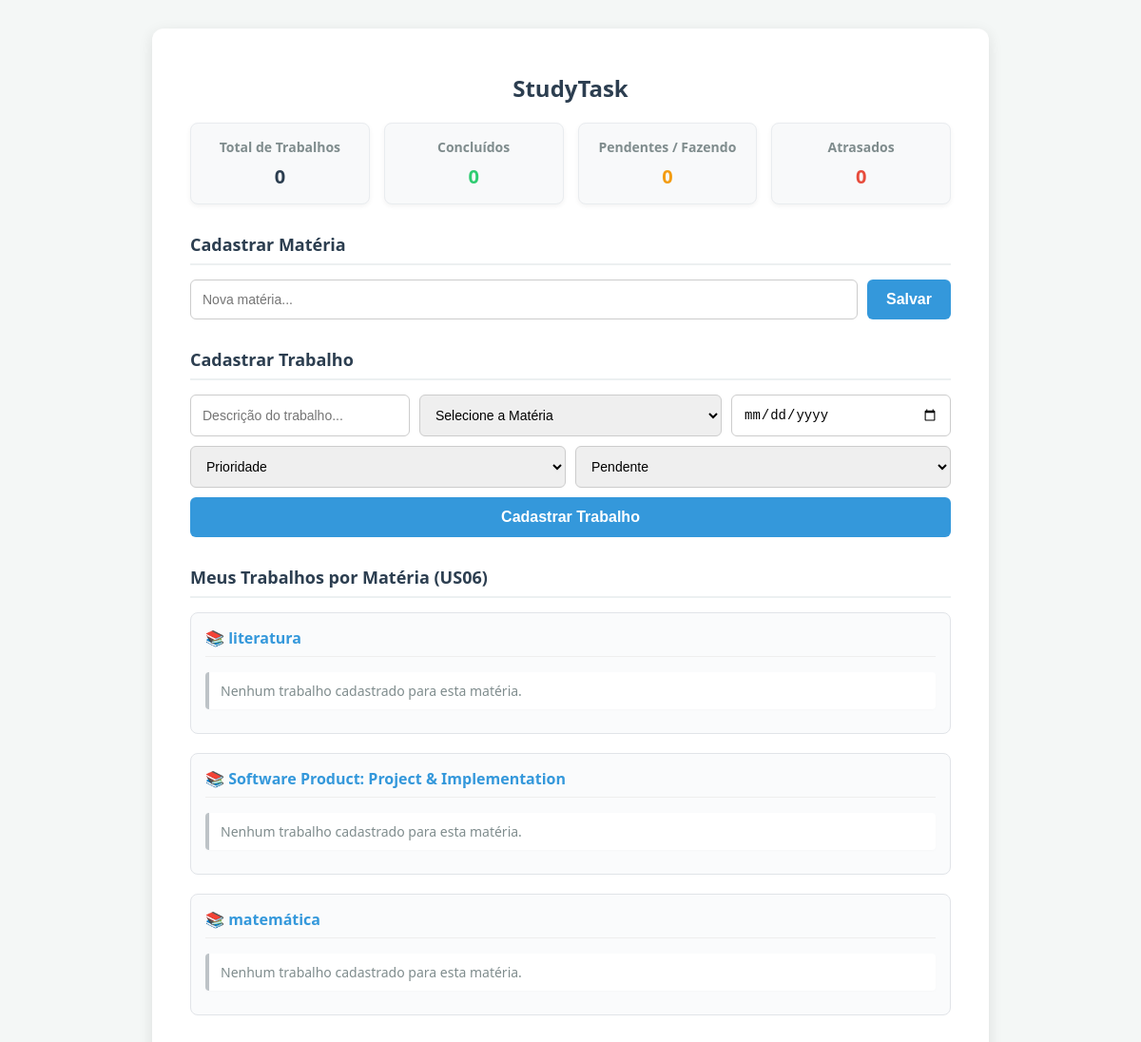
Before: / with the older database file.
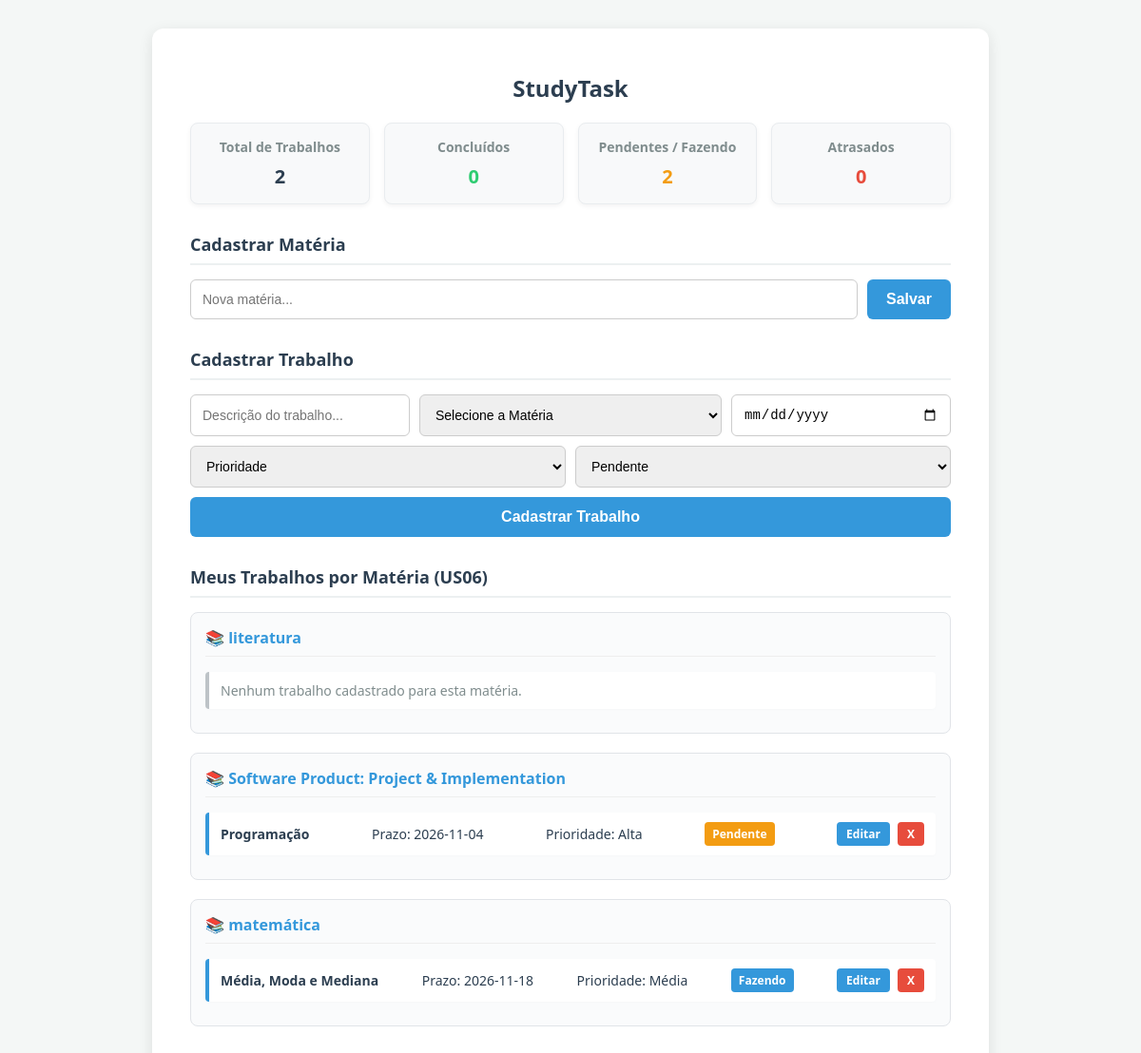
After: the same page with the newer database file.
### tables this page shows
CREATE TABLE materias (
            id INTEGER PRIMARY KEY AUTOINCREMENT,
            nome TEXT NOT NULL
        );

CREATE TABLE trabalhos (
            id INTEGER PRIMARY KEY AUTOINCREMENT,
            descricao TEXT NOT NULL,
            materia_id INTEGER NOT NULL,
            prazo TEXT NOT NULL,
            prioridade TEXT NOT NULL,
            status TEXT NOT NULL,
            ativo INTEGER DEFAULT 1,
            FOREIGN KEY (materia_id) REFERENCES materias (id)
        );

### controller/rotas.py (the view, shortened to what this page needs)
@materia_bp.route('/', methods=['GET', 'POST'])
def home():
    materias_salvas = buscar_materias()
    trabalhos_salvos = buscar_trabalhos()
    total_geral = len(trabalhos_salvos)
    total_concluidos = sum(1 for t in trabalhos_salvos if t[5] == 'Concluído')
    total_pendentes = sum(1 for t in trabalhos_salvos if t[5] in ['Pendente', 'Fazendo'])
    total_atrasados = sum(1 for t in trabalhos_salvos if t[5] == 'Atrasado')
    totais = {
        'geral': total_geral,
        'concluidos': total_concluidos,
        'pendentes': total_pendentes,
        'atrasados': total_atrasados
    }
    return render_template('index.html',
                           materias=materias_salvas,
                           trabalhos=trabalhos_salvos,
                           totais=totais)

### model/materia_model.py (called while the page is built)
def get_conexao():
    return sqlite3.connect('banco.db')

def buscar_materias():
    conexao = get_conexao()
    cursor = conexao.cursor()
    cursor.execute('SELECT * FROM materias')
    resultado = cursor.fetchall()
    conexao.close()
    return resultado

### model/trabalho_model.py (called while the page is built)
def get_conexao():
    return sqlite3.connect('banco.db')

def buscar_trabalhos():
    conexao = get_conexao()
    cursor = conexao.cursor()
    cursor.execute('''
        SELECT t.id, t.descricao, m.nome, t.prazo, t.prioridade, t.status
        FROM trabalhos t
        JOIN materias m ON t.materia_id = m.id
        WHERE t.ativo = 1
    ''')
    resultado = cursor.fetchall()
    conexao.close()
    return resultado

### templates/index.html (shortened to what this page needs)
<!DOCTYPE html>
<html lang="pt-br">
<head>
</head>
<body>
    <div class="container">
        <h1>StudyTask</h1>
        <div class="painel-totais">
            <div class="card-totais">
                <h3>Total de Trabalhos</h3>
                <p>{{ totais.geral }}</p>
            </div>
            <div class="card-totais">
                <h3>Concluídos</h3>
                <p style="color: #2ecc71;">{{ totais.concluidos }}</p>
            </div>
            <div class="card-totais">
                <h3>Pendentes / Fazendo</h3>
                <p style="color: #f39c12;">{{ totais.pendentes }}</p>
            </div>
            <div class="card-totais">
                <h3>Atrasados</h3>
                <p style="color: #e74c3c;">{{ totais.atrasados }}</p>
            </div>
        </div>
        <h2>Cadastrar Matéria</h2>
        <form method="POST" action="/">
            <input type="text" name="nome_materia" placeholder="Nova matéria..." required autocomplete="off">
            <button type="submit" style="flex: 0 1 auto;">Salvar</button>
        </form>
        {% set t = trabalho_edicao %}
        <h2>{% if t %}Editar Trabalho{% else %}Cadastrar Trabalho{% endif %}</h2>
        <form method="POST" action="{% if t %}{{ url_for('materia.editar_trabalho', trabalho_id=t[0]) }}{% else %}/{% endif %}">
            <input type="text" name="descricao_trabalho" placeholder="Descrição do trabalho..." required autocomplete="off" value="{{ t[1] if t else '' }}">
            <select name="materia_id" required>
                <option value="" disabled {% if not t %}selected{% endif %}>Selecione a Matéria</option>
            </select>
            <input type="date" name="prazo" required value="{{ t[3] if t else '' }}">
            <select name="prioridade" required>
                <option value="" disabled {% if not t %}selected{% endif %}>Prioridade</option>
            </select>
            <select name="status" required>
                <option value="Pendente" {% if t and t[5] == 'Pendente' %}selected{% endif %}>Pendente</option>
            </select>
            <button type="submit">{% if t %}Salvar Alterações{% else %}Cadastrar Trabalho{% endif %}</button>
        </form>
        <h2>Meus Trabalhos por Matéria (US06)</h2>
        {% for materia in materias %}
            <div class="bloco-materia">
                <h3>📚 {{ materia[1] }}</h3>
                <ul>
                    {% set ns = namespace(tem_trabalho=false) %}
                    {% for trabalho in trabalhos %}
                        {% if trabalho[2] == materia[1] %}
                            {% set ns.tem_trabalho = true %}
                            <li>
                                <div class="trabalho-info">
                                    <strong>{{ trabalho[1] }}</strong>
                                    <span>Prazo: {{ trabalho[3] }}</span>
                                    <span>Prioridade: {{ trabalho[4] }}</span>
                                    <span class="badge
                                        {% if trabalho[5] == 'Concluído' %}bg-concluido
                                        {% elif trabalho[5] == 'Fazendo' %}bg-fazendo
                                        {% elif trabalho[5] == 'Atrasado' %}bg-atrasado
                                        {% else %}bg-pendente{% endif %}">
                                        {{ trabalho[5] }}
                                    </span>
                                    <div class="acoes">
                                        <a href="{{ url_for('materia.editar_trabalho', trabalho_id=trabalho[0]) }}" class="btn-editar">Editar</a>
                                        <a href="{{ url_for('materia.desativar', trabalho_id=trabalho[0]) }}" class="btn-desativar" onclick="return confirm('Tem certeza que deseja inativar este trabalho?')">X</a>
                                    </div>
                                </div>
                            </li>
                        {% endif %}
                    {% endfor %}
                    {% if not ns.tem_trabalho %}
                        <li style="border-left: 4px solid #bdc3c7; color: #7f8c8d;">Nenhum trabalho cadastrado para esta matéria.</li>
                    {% endif %}
                </ul>
            </div>
        {% else %}
            <p style="color: #7f8c8d; text-align: center;">Nenhuma matéria cadastrada.</p>
        {% endfor %}
    </div>
</body>
</html>

### templates/index.html (style rules this page uses)
body { font-family: 'Segoe UI', Tahoma, Geneva, Verdana, sans-serif; background-color: #f4f7f6; color: #333; display: flex; justify-content: center; padding: 30px 20px; margin: 0; }
.container { background: #ffffff; padding: 30px 40px; border-radius: 12px; box-shadow: 0 4px 15px rgba(0, 0, 0, 0.1); width: 100%; max-width: 800px; }
h1 { text-align: center; font-size: 24px; color: #2c3e50; margin-bottom: 20px; }
.painel-totais { display: grid; grid-template-columns: repeat(auto-fit, minmax(150px, 1fr)); gap: 15px; margin-bottom: 30px; }
.card-totais { background: #f8f9fa; padding: 15px; border-radius: 8px; text-align: center; border: 1px solid #e9ecef; box-shadow: 0 2px 5px rgba(0,0,0,0.05); }
.card-totais h3 { margin: 0; font-size: 14px; color: #7f8c8d; }
.card-totais p { margin: 8px 0 0 0; font-size: 20px; font-weight: bold; color: #2c3e50; }
form { display: flex; flex-wrap: wrap; gap: 10px; margin-bottom: 30px; }
input, select { flex: 1 1 150px; padding: 12px; border: 1px solid #ccc; border-radius: 6px; font-size: 14px; outline: none; }
button { background-color: #3498db; color: white; border: none; padding: 12px 20px; border-radius: 6px; cursor: pointer; font-size: 16px; font-weight: bold; flex: 1 1 100%; }
h2 { font-size: 18px; color: #2c3e50; border-bottom: 2px solid #ecf0f1; padding-bottom: 8px; margin-top: 25px; margin-bottom: 15px; }
.bloco-materia { background: #fafbfc; border: 1px solid #e1e4e8; border-radius: 8px; padding: 15px; margin-bottom: 20px; }
.bloco-materia h3 { margin-top: 0; color: #3498db; font-size: 16px; border-bottom: 1px solid #eee; padding-bottom: 8px; }
ul { list-style: none; padding: 0; margin: 0; }
li { background: #ffffff; border-left: 4px solid #3498db; margin-bottom: 10px; padding: 10px 12px; border-radius: 4px; font-size: 14px; color: #2c3e50; box-shadow: 0 1px 3px rgba(0,0,0,0.02); }
.trabalho-info { display: flex; justify-content: space-between; align-items: center; gap: 10px; flex-wrap: wrap; }
.badge { padding: 4px 8px; border-radius: 4px; font-size: 12px; font-weight: bold; color: white; }
.bg-pendente { background-color: #f39c12; }
.bg-fazendo { background-color: #3498db; }
.btn-editar { background-color: #3498db; color: white; padding: 4px 10px; border-radius: 4px; font-size: 12px; font-weight: bold; text-decoration: none; }
.btn-desativar { background-color: #e74c3c; color: white; padding: 4px 10px; border-radius: 4px; font-size: 12px; font-weight: bold; text-decoration: none; }
.acoes { display: flex; gap: 8px; align-items: center; }

Changed rows visible on the page:
shown differently, row unchanged: materias "Software Product: Project & Implementation": no longer shows "Nenhum trabalho cadastrado para esta matéria."
added trabalhos: descricao "Programação", prazo "2026-11-04", prioridade "Alta", status "Pendente", shown under materias "Software Product: Project & Implementation"
shown differently, row unchanged: materias "matemática": no longer shows "Nenhum trabalho cadastrado para esta matéria."
added trabalhos: descricao "Média, Moda e Mediana", prazo "2026-11-18", prioridade "Média", status "Fazendo", shown under materias "matemática"
Other visible differences:
{{ totais.geral }}: "0" → "2"
{{ totais.pendentes }}: "0" → "2"
